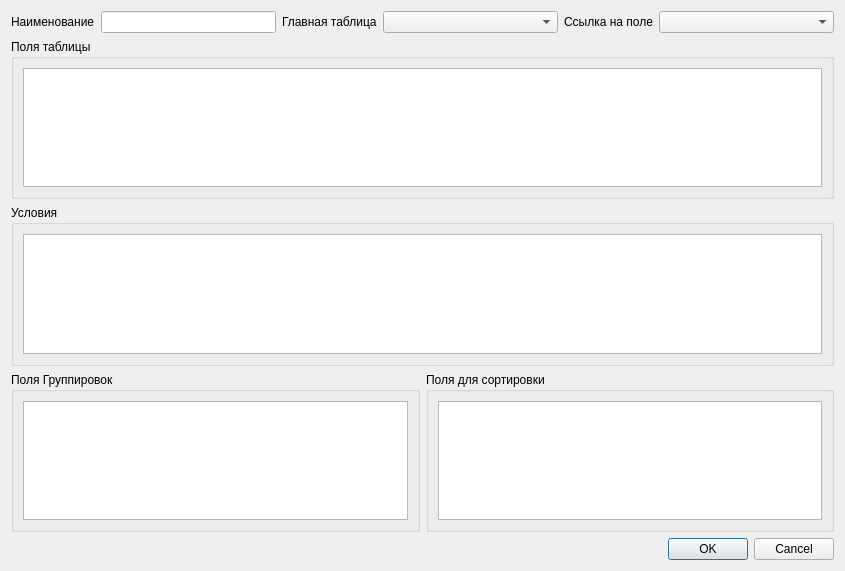
<?xml version="1.0" encoding="UTF-8"?>
<ui version="4.0">
 <class>QueryDialog</class>
 <widget class="QDialog" name="QueryDialog">
  <property name="enabled">
   <bool>true</bool>
  </property>
  <property name="geometry">
   <rect>
    <x>0</x>
    <y>0</y>
    <width>845</width>
    <height>571</height>
   </rect>
  </property>
  <property name="windowTitle">
   <string>Dialog</string>
  </property>
  <layout class="QGridLayout" name="gridLayout">
   <item row="9" column="0">
    <widget class="QGroupBox" name="groupGroups">
     <property name="sizePolicy">
      <sizepolicy hsizetype="Expanding" vsizetype="Preferred">
       <horstretch>0</horstretch>
       <verstretch>0</verstretch>
      </sizepolicy>
     </property>
     <property name="title">
      <string>Поля Группировок</string>
     </property>
     <layout class="QGridLayout" name="gridLayout_4">
      <item row="1" column="0" colspan="2">
       <widget class="CRCTableFieldsView" name="tableGroups"/>
      </item>
     </layout>
    </widget>
   </item>
   <item row="9" column="1">
    <widget class="QGroupBox" name="groupOrders">
     <property name="sizePolicy">
      <sizepolicy hsizetype="Expanding" vsizetype="Preferred">
       <horstretch>0</horstretch>
       <verstretch>0</verstretch>
      </sizepolicy>
     </property>
     <property name="title">
      <string>Поля для сортировки</string>
     </property>
     <layout class="QGridLayout" name="gridLayout_5">
      <item row="1" column="0" colspan="2">
       <widget class="CRCTableFieldsView" name="tableOrders"/>
      </item>
     </layout>
    </widget>
   </item>
   <item row="8" column="0" colspan="2">
    <widget class="QGroupBox" name="groupConds">
     <property name="title">
      <string>Условия</string>
     </property>
     <layout class="QGridLayout" name="gridLayout_3">
      <item row="0" column="0" colspan="2">
       <widget class="CRCConditionsTreeView" name="treeConds">
        <property name="enabled">
         <bool>true</bool>
        </property>
       </widget>
      </item>
     </layout>
    </widget>
   </item>
   <item row="1" column="0" colspan="2">
    <widget class="QGroupBox" name="groupFields">
     <property name="title">
      <string>Поля таблицы</string>
     </property>
     <layout class="QGridLayout" name="gridLayout_2">
      <item row="1" column="0" colspan="2">
       <widget class="CRCTableFieldsView" name="tableFields"/>
      </item>
     </layout>
    </widget>
   </item>
   <item row="0" column="0" colspan="2">
    <layout class="QHBoxLayout" name="horizontalLayout">
     <item>
      <widget class="QLabel" name="lblName">
       <property name="text">
        <string>Наименование</string>
       </property>
      </widget>
     </item>
     <item>
      <widget class="QLineEdit" name="edtName"/>
     </item>
     <item>
      <widget class="QLabel" name="lblMainTable">
       <property name="text">
        <string>Главная таблица</string>
       </property>
      </widget>
     </item>
     <item>
      <widget class="CRCComboBox" name="cmbMainTable">
       <property name="sizePolicy">
        <sizepolicy hsizetype="Expanding" vsizetype="Fixed">
         <horstretch>0</horstretch>
         <verstretch>0</verstretch>
        </sizepolicy>
       </property>
      </widget>
     </item>
     <item>
      <widget class="QLabel" name="lblReference">
       <property name="text">
        <string>Ссылка на поле</string>
       </property>
      </widget>
     </item>
     <item>
      <widget class="CRCFieldsComboBox" name="cmbReference">
       <property name="sizePolicy">
        <sizepolicy hsizetype="Expanding" vsizetype="Fixed">
         <horstretch>0</horstretch>
         <verstretch>0</verstretch>
        </sizepolicy>
       </property>
      </widget>
     </item>
    </layout>
   </item>
   <item row="10" column="0" colspan="2">
    <widget class="QDialogButtonBox" name="buttonBox">
     <property name="orientation">
      <enum>Qt::Horizontal</enum>
     </property>
     <property name="standardButtons">
      <set>QDialogButtonBox::Cancel|QDialogButtonBox::Ok</set>
     </property>
    </widget>
   </item>
  </layout>
 </widget>
 <customwidgets>
  <customwidget>
   <class>CRCComboBox</class>
   <extends>QComboBox</extends>
   <header>Reports/ReportsConstructor/RCComboBox.h</header>
  </customwidget>
  <customwidget>
   <class>CRCConditionsTreeView</class>
   <extends>QTreeView</extends>
   <header>Reports/ReportsConstructor/RCTreeView.h</header>
  </customwidget>
  <customwidget>
   <class>CRCTableFieldsView</class>
   <extends>QTableView</extends>
   <header>Reports/ReportsConstructor/RCTableView.h</header>
  </customwidget>
  <customwidget>
   <class>CRCFieldsComboBox</class>
   <extends>QComboBox</extends>
   <header>Reports/ReportsConstructor/RCComboBox.h</header>
  </customwidget>
 </customwidgets>
 <resources/>
 <connections>
  <connection>
   <sender>buttonBox</sender>
   <signal>accepted()</signal>
   <receiver>QueryDialog</receiver>
   <slot>accept()</slot>
   <hints>
    <hint type="sourcelabel">
     <x>248</x>
     <y>254</y>
    </hint>
    <hint type="destinationlabel">
     <x>157</x>
     <y>274</y>
    </hint>
   </hints>
  </connection>
  <connection>
   <sender>buttonBox</sender>
   <signal>rejected()</signal>
   <receiver>QueryDialog</receiver>
   <slot>reject()</slot>
   <hints>
    <hint type="sourcelabel">
     <x>316</x>
     <y>260</y>
    </hint>
    <hint type="destinationlabel">
     <x>286</x>
     <y>274</y>
    </hint>
   </hints>
  </connection>
 </connections>
</ui>
